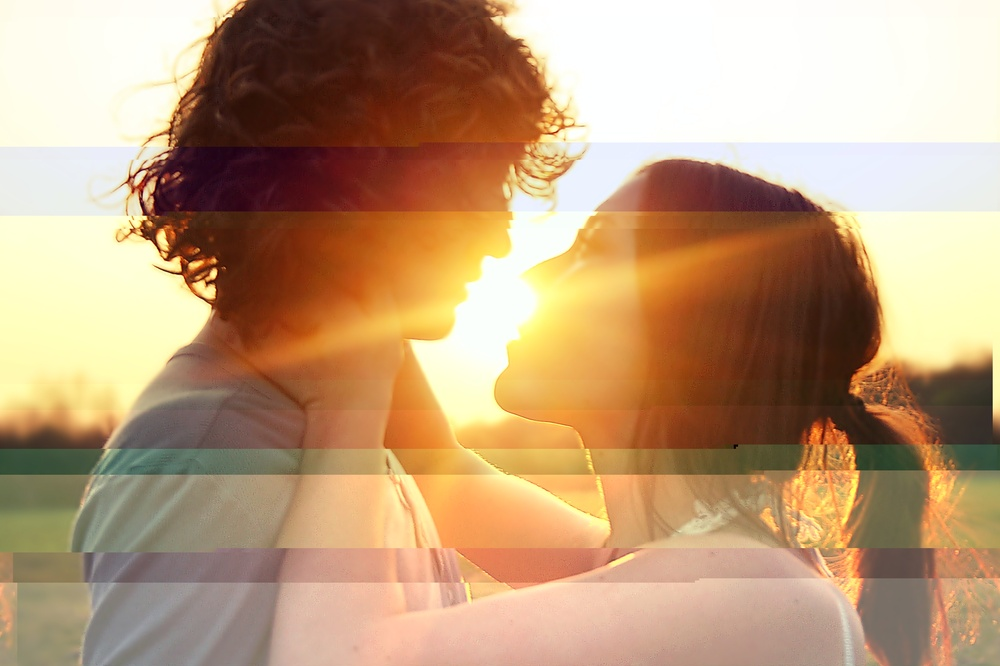
#> input picture File Writting/url.jpg, 1000 x 666 px, shrunk from 3707 x 2469 before the run
$ python picwrtr.py   (Python 2 division)
#> lines starting #> are read from the running program, lines starting #| are printed output that depends on the picture; after the words box and inside, x2 and y2 are one past the last pixel; in counts of white or black regions, pixels touching at a corner belong together
import cv2
img = cv2.imread('url.jpg')
#> img is the input picture: shape (666, 1000, 3); mean B, G, R 122.8, 156.3, 189.5
h , w , l = img.shape
#> h = 666; w = 1000; l = 3
for i in range(0,h/20,1):
    for j in range(0,w/20,1):
        img[i,j]=[0 , 0 , 0]
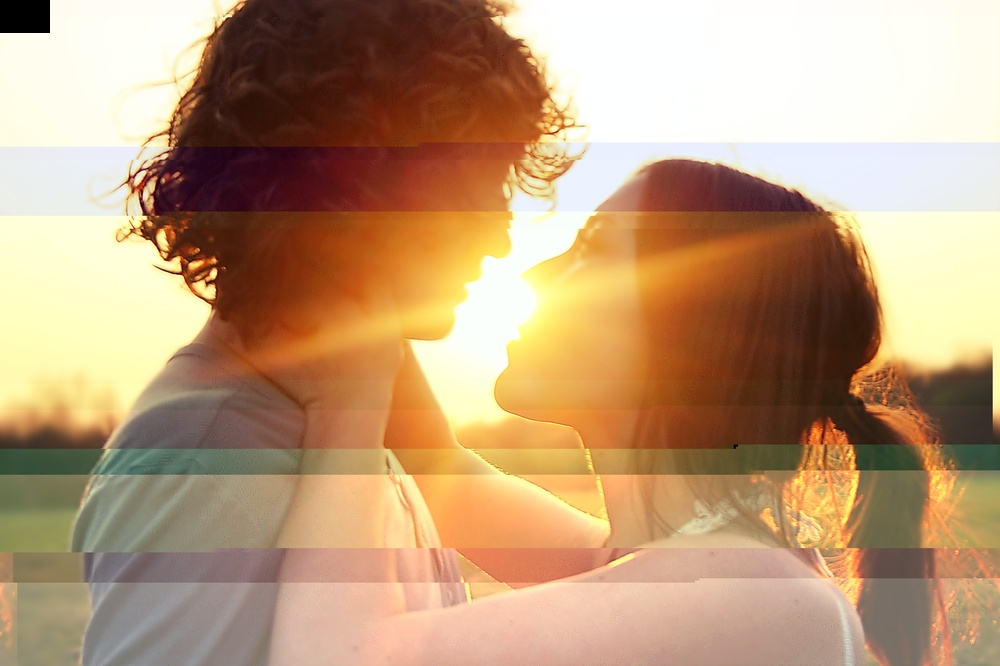
#> img: shape (666, 1000, 3); 0.25% of pixels changed, all inside (x1, y1, x2, y2) = (0, 0, 50, 33)
cv2.imwrite('url.jpg',img)

$ run again, with File Writting/1.jpg copied over File Writting/url.jpg
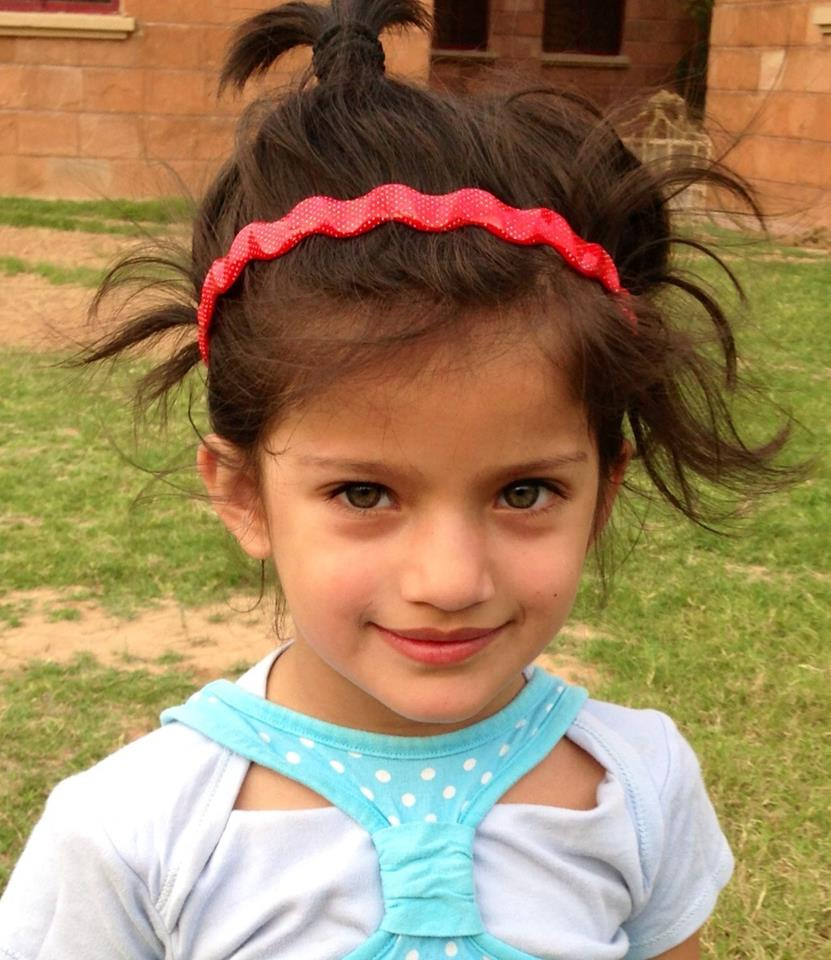
#> input picture File Writting/1.jpg, 831 x 960 px
#> img is the input picture: shape (960, 831, 3); mean B, G, R 95.8, 131.8, 158
#> after the loop `for i in range(0,h/20,1):`:
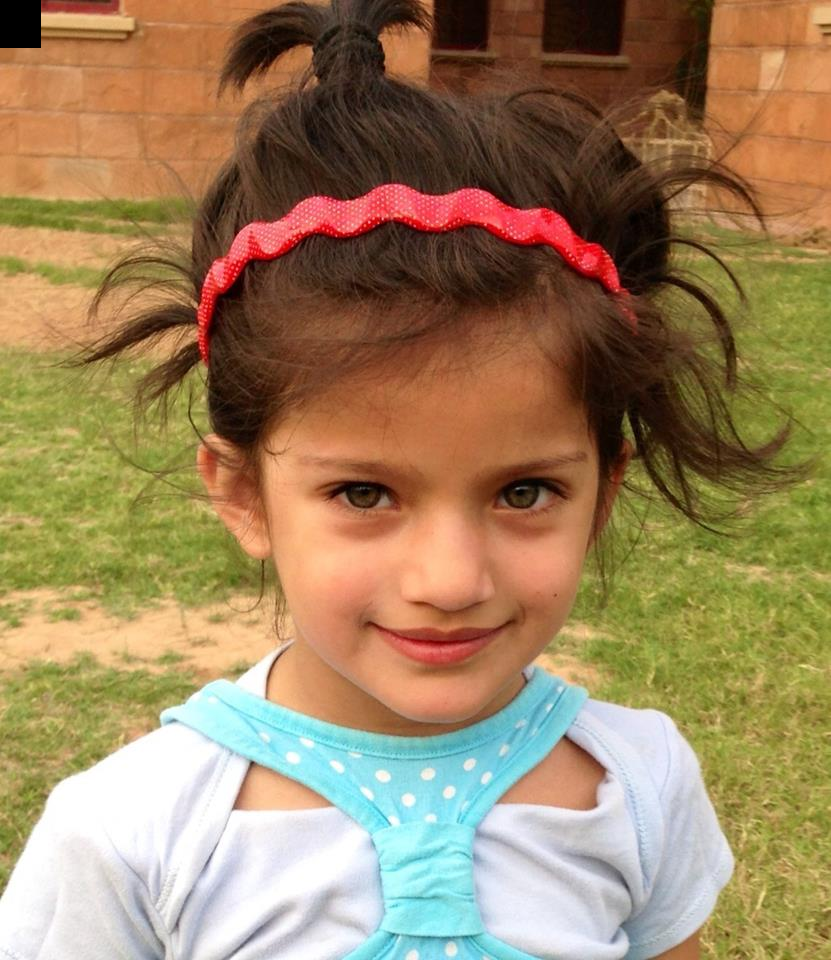
#> img: shape (960, 831, 3); 0.25% of pixels changed, all inside (x1, y1, x2, y2) = (0, 0, 41, 48)
